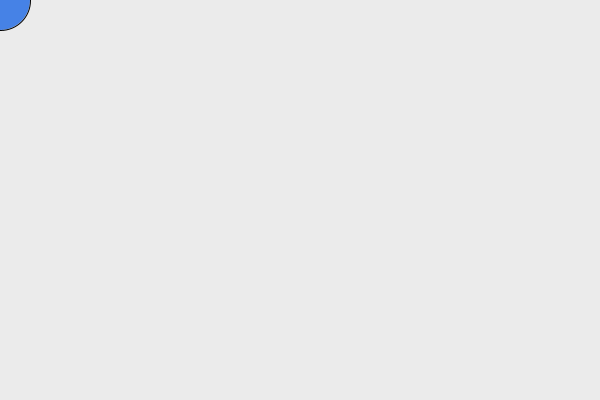
Frame 1 (no input)
Frame 60 (the mouse pressed at the canvas centre just before this capture): identical to frame 1, image omitted
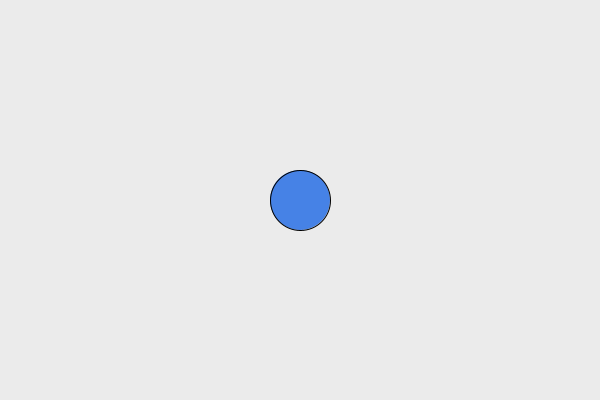
Frame 120 (the mouse held since frame 60 and released just before this capture)

The Processing sketch that drew these frames (run headless with seeded random() and noise(); from frame 60 on, the mouse is pressed at the canvas centre):

// Processing sketch: sketch_4_colour_mouse_location
// ── sketch_4_colour_mouse_location.pde
void setup() {
  size(600, 400);
}

void draw() {
  background(235);

  if (mouseX < 300 && mouseY < 200) {
    fill(70, 130, 230);
  } else if (mouseX > 300 && mouseY < 200) {
    fill(70, 190, 110);
  } else if (mouseX < 300 && mouseY > 200){
    fill(240, 150, 60);
  } else if (mouseX > 300 && mouseY > 200){
    fill(255, 192, 203);
  }

  ellipse(mouseX, mouseY, 60, 60);
}
